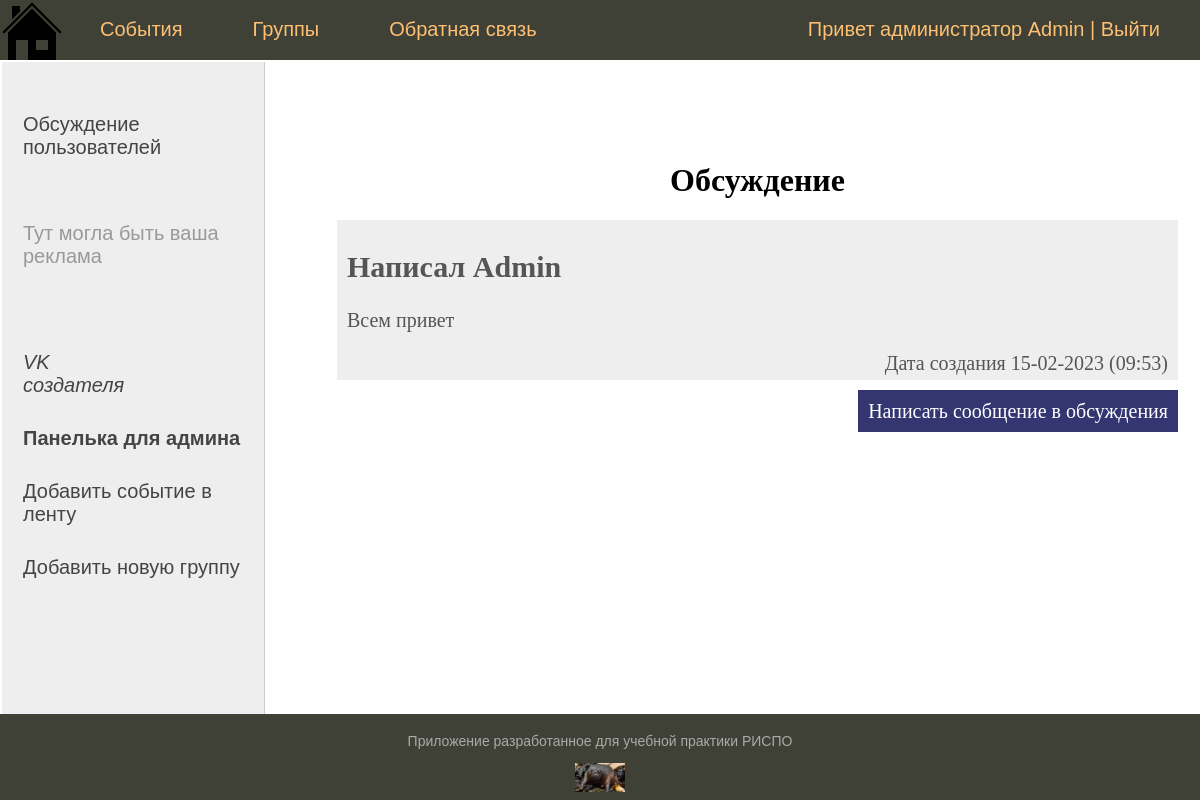
The page /discussion/ (signed in) on the database its author committed.
### people_active/models.py (models this page shows, shortened)
class DiscussionActive(models.Model):
    message = models.CharField(max_length=500, db_index=True, verbose_name="Сообщение")
    name = models.CharField(max_length=100, db_index=True, verbose_name="Никнейм")
    date = models.DateTimeField(auto_now_add=True, verbose_name="Дата создания", null=True)
    class Meta:
        verbose_name_plural = "Сообщения"
        ordering = ["-date"]

### people_active/views.py (the view)
# urls.py: path("discussion/", Discussion.as_view(), name="discussion"),
class Discussion(DataMixin, ListView):
    model = DiscussionActive
    template_name = "discussion.html"
    context_object_name = "discussion"
    def get_context_data(self, **kwargs):
        context = super().get_context_data(**kwargs)
        data_mixin_def = self.get_user_context(title="Обсуждение")
        return context | data_mixin_def

### people_active/utils.py (called while the page is built)
    def get_user_context(self, **kwargs):
        context = kwargs
        groups = Groups.objects.all()
        user_menu = menu.copy()
        if not self.request.user.is_authenticated:
            user_menu.pop(2)
        context["menu"] = user_menu
        context["group"] = groups
        return context

### people_active/templates/discussion.html (shortened to what this page needs)
{% extends 'base.html' %}
{% block content %}
<h1 align="center">{{ title }}</h1>
{% for ds in discussion %}
<div class="article-panel">
    <h2>
        Написал {{ ds.name }}
    </h2>
    <p>
        {{ ds.message }}
    </p>
    <p class="last">Дата создания {{ ds.date|date:"d-m-Y (H:i)" }} </p>
</div>
{% endfor %}
{% if request.user.is_authenticated %}
        <p class="link-read-post">
            <a href="{% url 'discussion_add' %}">Написать сообщение в обсуждения</a>
        </p>
{% endif %}
{% endblock content %}

### people_active/templates/base.html (shortened to what this page needs)
{% load static %}
<!DOCTYPE html>
<html lang="en">
<head>
    <link type="text/css" href="{% static 'people_active/css/styles.css' %} " rel="stylesheet"/>
</head>
<body>
<table class="table-page" border=0 cellpadding=0 cellspacing="0">
<tr>
    <td valign="top">
        {% block mainmenu %}
        <div class="header">
            <ul id="mainmenu" class="mainmenu">
                <li class="logo"><a href="{% url 'home' %}" title="На главную">
                    <div class="logo"><img src="{% static 'people_active/images/house.ico' %}"></div>
                </a></li>
                {% if request.user.is_authenticated %}
                {% for m in menu %}
                    <li><a href="{% url m.url_name %}">{{ m.title }}</a></li>
                {% endfor %}
                {% endif %}
                {% if request.user.is_authenticated  and request.user.is_superuser or request.user.is_staff %}
                <li class="last">
                    Привет администратор <a href="#">{{ user.username }}</a> | <a href="{% url 'logout' %}">Выйти</a>
                </li>
                {% endif %}
            </ul>
        </div>
        {% endblock mainmenu %}
<table class="table-page">
<tr>
    <td valign="top" class="left-chapters">
        <ul id="leftchapters">
            <li>
                <div>
                    <p>
                       <a href="{% url 'discussion' %}">Обсуждение пользователей</a>
                    </p>
                </div>
                 <br>
                <div>
                    <p>Тут могла быть ваша реклама</p>
                </div>
            </li>
            <li class="share">
                <p>
                    <a href="https://vk.com/gasakrus" target="_blank"><br><i>VK создателя</i></a>
                </p>
            </li>
            {% if request.user.is_superuser or request.user.is_stuff %}
            <h4>Панелька для админа</h4>
            <li>
                <a href="{% url 'add_page' %}">Добавить событие в ленту</a>
            </li>
            <li>
                <a href="{% url 'add_group' %}">Добавить новую группу</a>
            </li>
            {% endif %}
        </ul>
    </td>
<td valign="top" class="content">
    <div class="content-text">
        {% block content %}
        {% endblock content %}
    </div>
</td>
</tr>
</table>
    </td>
</tr>
<tr>
    <td valign=top>
	<div id="footer">
		<p align="middle">
            Приложение разработанное для учебной практики РИСПО
        </p>
        <center>
            <img src="{% static 'people_active/images/jabka.jpg' %}" height="50 px" width="50 px"  >
        </center>
	</div>
</td>
</tr>
</table>
</body>
</html>

### people_active/static/people_active/css/styles.css (style rules this page uses)
html, body { font-family: 'Arial'; margin: 0; padding: 0; height: 100%; width: 100%; color: #444; }
a { color: #0059b2; text-decoration: none; }
img { max-width: 600px; height: auto; }
p.link-read-post { text-align: right; }
p.link-read-post a { padding: 10px; min-width: 100px; background: #333671; color: #fff; text-decoration: none; }
div.article-panel { background: #eee; padding: 5px 10px 5px 10px; box-sizing: border-box; overflow: hidden; color: #555; }
div.article-panel p.last { margin: 0; float: right; }
.table-page { width: 100%; height: 100%; vertical-align: top; }
.table-page tr { height: 100%; }
.header { background: #3F4137; height: 60px; }
.logo { background: url('../images/дом.png') no-repeat 10px 5px; width: 70px; height: 60px; }
ul.mainmenu { list-style: none; margin: 0; padding: 0; height: 60px; color: #fdc073; font-size: 20px; overflow: hidden; }
ul.mainmenu li { float: left; margin: 18px 40px 0 30px; }
ul.mainmenu li.logo { margin: 0; }
ul.mainmenu li.last { float: right; }
ul.mainmenu li a { color: #fdc073; text-decoration: none; }
.left-chapters { margin: 0; background: #eee; border-right: 1px solid #ccc; min-height: 100%; }
.left-chapters ul { width: 230px; min-height: 100%; margin: 0; padding: 20px 10px 10px 20px; list-style: none; font-size: 20px; }
.left-chapters ul li { margin: 30px 0 0 0; color: #999; }
.left-chapters ul li a { color: #444; text-decoration: none; }
.left-chapters ul li.share { margin: 60px 0 0 0; }
.left-chapters ul li.share p { margin: 30px 0 30px 0; }
.left-chapters ul li.share a { display: inline-block; width: 40px; height: 40px; margin: 0 20px 0 0; }
.content { padding: 40px 20px 20px 40px; width: 100%; box-sizing: border-box; }
.content-text { margin: 60px 0 0 30px; color: #000; font-size: 20px; font-family: Yandex Sans Display Light; }
.content-text h1 { font-size: 32px; }
#footer { box-sizing: border-box; background: #3F4137; padding: 5px; color: #aaa; font-size: 14px; font-family: Verdana, Geneva, Arial, Helvetica; text-align: left; overflow: hidden; }

### rows shown on the page
DiscussionActive: name "Admin", message "Всем привет", date "15-02-2023 (09:53)"

### other values the page prints
{{ m.title }} "События" "Группы" "Обратная связь"
{{ user.username }} "Admin"
{{ title }} "Обсуждение"
